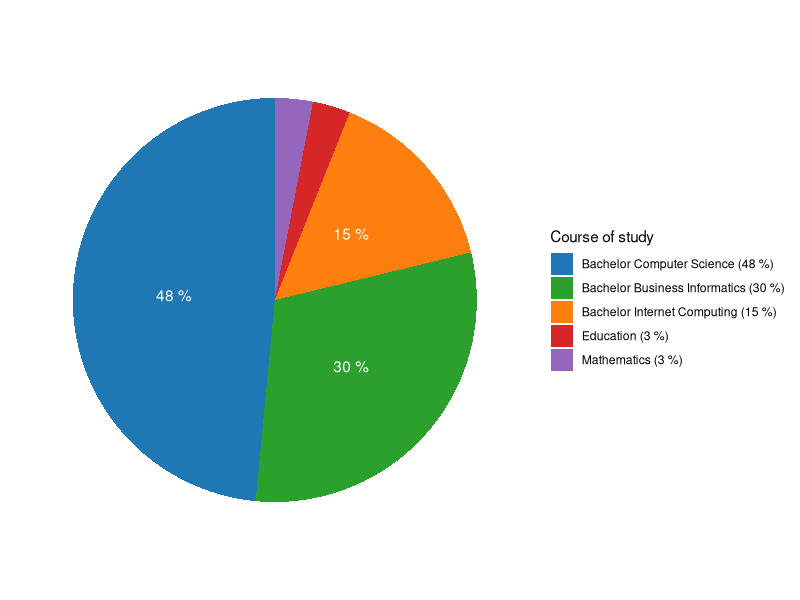
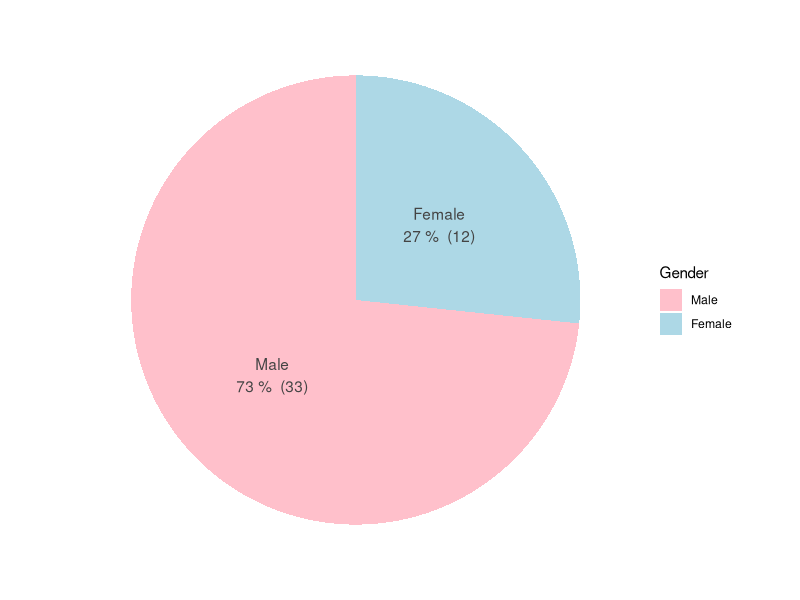
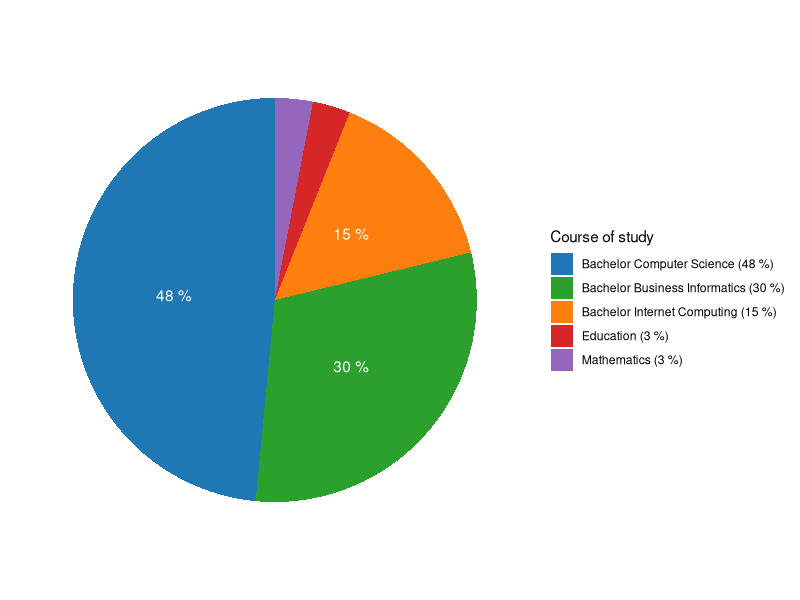
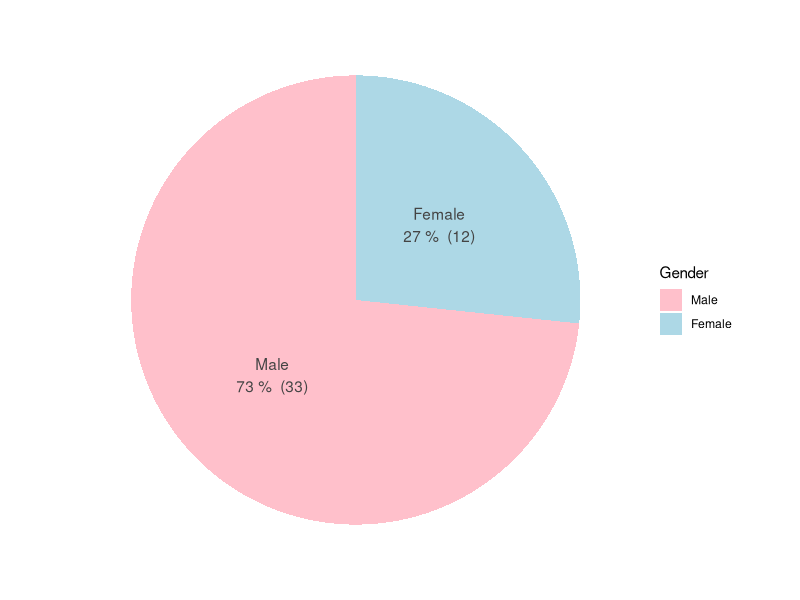

The R script that drew these images, in order: (Note: this script raises an error after producing the figures.)
library(ggstats)
library(ggplot2)
library(dplyr)
library(purrr)
library(reshape2)

if (!exists("outputDir")) outputDir <- "./visualizer/out/"

survey <- read.csv("./visualizer/survey.csv") %>%
  select(courseOfStudy = What.is.your.course.of.study., everything())

# ---- PLOT --- Course of study ----
course_of_study <- survey %>%
  filter(courseOfStudy != "") %>%
  group_by(courseOfStudy) %>%
  summarise(n = n()) %>%
  arrange(desc(n)) %>%
  mutate(courseOfStudy = factor(courseOfStudy, levels = courseOfStudy)) %>%
  mutate(percentage = n / sum(n) * 100) %>%
  mutate(courseOfStudy = paste0(formatC(100 - round(percentage, 0), 2, flag = '0'), "__", # just there for the ordering
                                courseOfStudy, " (", round(percentage, 0), " %)")) # actual name
ggplot(data = course_of_study, aes(x = "", fill = courseOfStudy, y = n)) +
  geom_bar(stat = "identity") +
  coord_polar("y", start = 0, clip = "on") +
  theme_minimal() +
  labs(title = element_blank(), x = element_blank(), y = element_blank(), fill = "Course of study") +
  theme(panel.grid = element_blank(), axis.ticks = element_blank(), axis.text.x = element_blank()) +
  geom_text(aes(label = ifelse(percentage > 5, paste(round(percentage, 0), "%"), '')), position = position_stack(vjust = 0.5), color = "white") +
  scale_fill_manual(values = c("#1f77b4", "#2ca02c", "#ff7f0e", "#d62728", "#9467bd", "#8c564b", "#e377c2", "#7f7f7f", "#bcbd22", "#17becf"),
                    labels = course_of_study %>% # remove order prefix
                      mutate(courseOfStudy = gsub("\\d+__", '', courseOfStudy)) %>%
                      mutate(courseOfStudy = gsub("Informatik", 'Computer Science', courseOfStudy)) %>%
                      mutate(courseOfStudy = gsub("Wirtschaftsinformatik", 'Business Informatics', courseOfStudy)) %>%
                      mutate(courseOfStudy = gsub("Lehramt", 'Education', courseOfStudy)) %>%
                      pull(courseOfStudy))
ggsave(filename = paste0(outputDir, "course_of_study.png"), width = 6, height = 4)
# ----

# ---- PLOT --- Gender ------------
gender <- survey %>%
  group_by(Gender) %>%
  summarise(n = n()) %>%
  arrange(desc(n)) %>%
  mutate(Gender = factor(Gender, levels = Gender)) %>%
  mutate(percentage = n / sum(n) * 100) %>%
  mutate(.gender = paste0(Gender, " (", round(percentage, 0), " %)"))
ggplot(data = gender, aes(x = "", fill = Gender, y = n)) +
  geom_bar(stat = "identity") +
  coord_polar("y", start = 0, clip = "on") +
  theme_minimal() +
  labs(title = element_blank(), x = element_blank(), y = element_blank(), fill = "Gender") +
  theme(panel.grid = element_blank(), axis.ticks = element_blank(), axis.text.x = element_blank()) +
  geom_text(aes(label = paste0(Gender, "\n", round(percentage, 0), " %  (", n, ")")), position = position_stack(vjust = 0.5), color = "#444444") +
  scale_fill_manual(values = c("pink", "lightblue"))
ggsave(filename = paste0(outputDir, "gender.png"), width = 6, height = 4)
# ----

# ---- PLOT --- Experience with Programming ------------
# likert plots of Experience.with.Java
experience <- survey %>%
  select(Java = "Experience.with.Java", Programming = "Experience.with.programming..any.language.")
# get programmatically (wrong order)
# likert_levels_experience <- experience %>% pull(Java) %>% unique()
# for (val in likert_levels_experience) { print(val) }
likert_levels_experience <- c(
  "< 3 months",
  ">= 3 months && < 6 months",
  ">= 6 months && < 1 year",
  ">= 1 year && < 3 years",
  ">= 3 years"
)
experience <- experience %>%
  mutate(across(everything(), ~factor(.x, levels = likert_levels_experience)))
gglikert(experience) +
  scale_fill_viridis_d(option = "plasma")
ggsave(filename = paste0(outputDir, "experience_with_programming_likert.png"), width = 10, height = 3)
# as bar chart
ggplot(experience, aes(y = Java)) +
  geom_bar(width = .5) +
  theme_minimal() +
  labs(title = "Experience with Java", y = "Experience", x = "Players")
ggsave(filename = paste0(outputDir, "experience_with_programming_bar.png"), width = 10, height = 3)
# ----

# ---- PLOT --- other likert plots ------------
likert_levels_all <- survey %>%
  select(ex = "Please.specify.your.level.of.agreement...Debugging.got.easier.from.room.to.room.") %>%
  pull(ex) %>%
  unique()
all <- survey %>%
  select(starts_with("Please.specify.your.level.of.agreement")) %>%
  rename_with(~gsub("Please\\.specify\\.your\\.level\\.of\\.agreement\\.+", "", .x)) %>%
  rename_with(~gsub("\\.", " ", .x)) %>%
  mutate(across(everything(), ~factor(.x, levels = likert_levels_all)))
gglikert(all)
ggsave(filename = paste0(outputDir, "likert_plots.png"), width = 9, height = 9)
# ----

# ---- PLOT --- Age as likert plot ------------
age <- survey %>%
  select(Age)
likert_levels_age <- age %>%
  mutate(Age = as.character(Age)) %>%
  pull(Age) %>%
  unique() %>%
  sort()
age <- tibble(Age = age$Age) %>% # defactorize using tibble
  mutate(across(everything(), ~factor(.x, levels = likert_levels_age)))
gglikert(age)
ggsave(filename = paste0(outputDir, "age.png"), width = 10, height = 3)
# heatmap
age_counts <- age %>%
  group_by(Age) %>%
  summarise(n = n()) %>%
  arrange(Age)
ggplot(age_counts, aes(x = Age, y = 1, fill = n)) +
  geom_tile() +
  ylab("") +
  scale_fill_viridis_c(option = "plasma")
# values
avg_age <- age %>%
  summarise(avg_age = mean(as.numeric(as.character(Age)))) %>%
  pull(avg_age)
# ----
